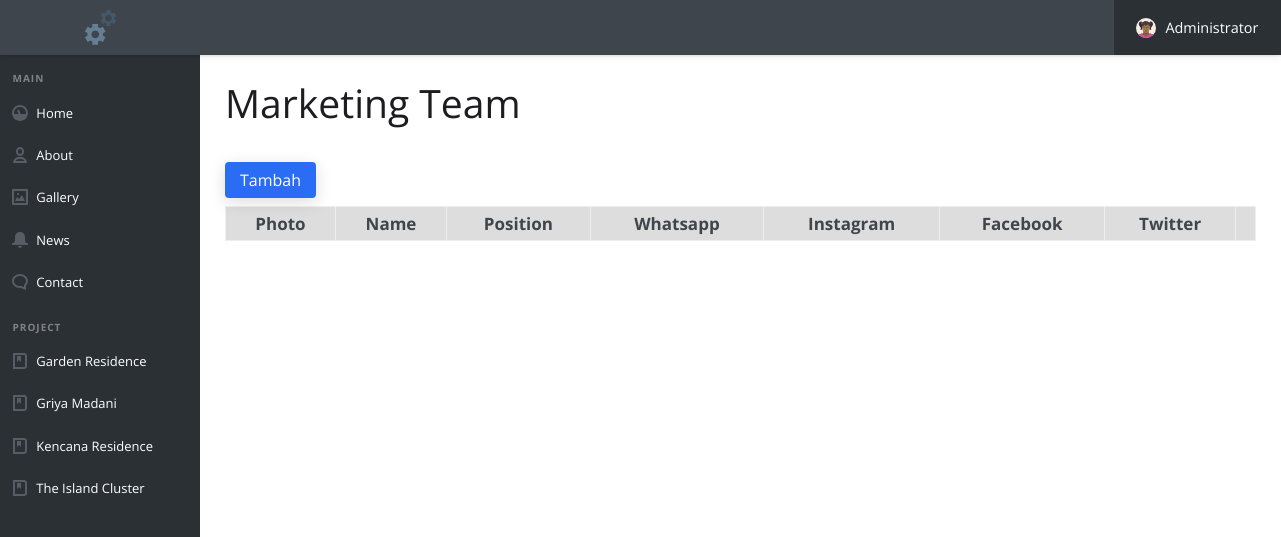
The page /adm/mot.php (signed in) on the database as committed earlier.
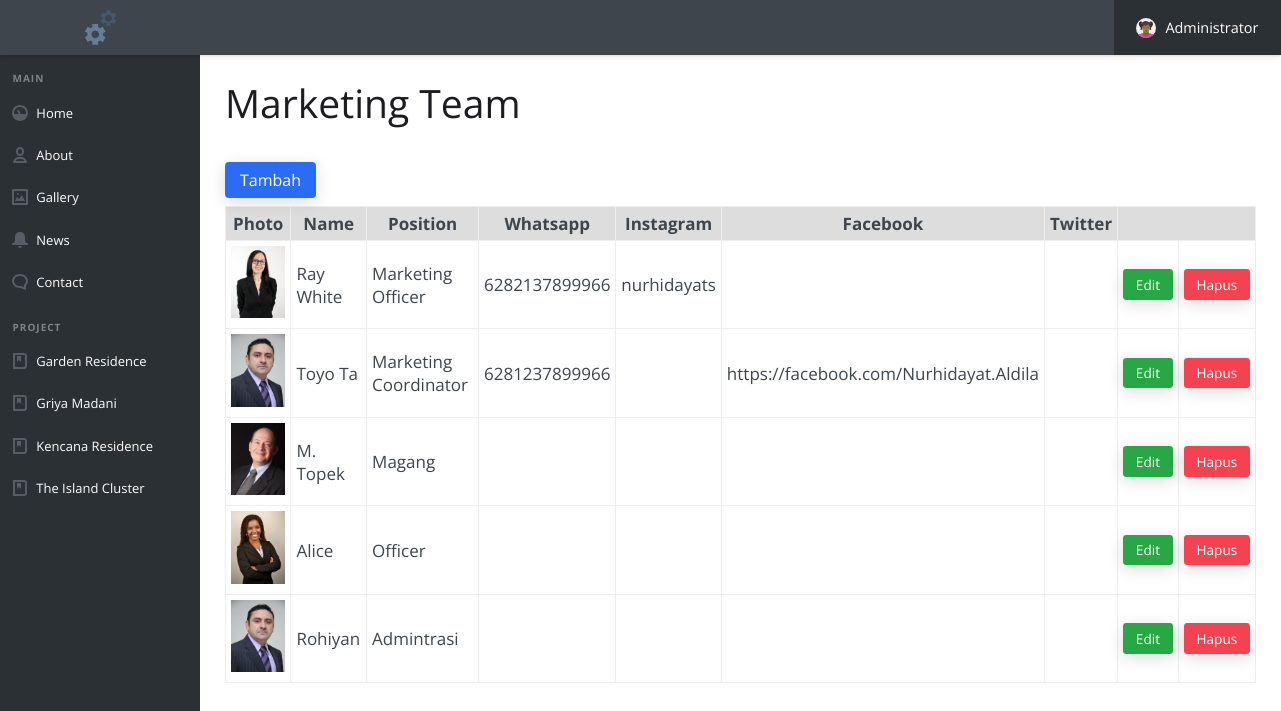
The same page on the database as committed later.
### tables this page shows
CREATE TABLE `tb_team` (
  `id_team` int(11) NOT NULL,
  `photo` longtext NOT NULL,
  `name` text NOT NULL,
  `position` text NOT NULL,
  `whatsapp` varchar(20) NOT NULL,
  `instagram` varchar(300) NOT NULL,
  `facebook` longtext NOT NULL,
  `twitter` varchar(300) NOT NULL
);

### adm/mot.php (the view, shortened to what this page needs)
<?php
include("../config/conn.php");
?>
<!doctype html>
<html lang="en">
<head>
  <link rel="stylesheet" href="assets/css/style.css">
</head>
<body>
  <?php include("includes/header.php"); ?>
  <main class="cd-main-content">
    <?php include("includes/navbar.php"); ?>
    <div class="cd-content-wrapper">
      <h2>Marketing Team</h2><br>
      <?php
      if (@$_GET['act'] == 'edit') {
        $id = $_GET['id'];
        $sql = "SELECT * FROM tb_team WHERE id_team = '$id'";
        $hasil = mysqli_query($db, $sql);
        $data = mysqli_fetch_assoc($hasil)
        ?>
        <form action="proc/proc-edit-team.php" method="post" enctype="multipart/form-data">
          <div style="overflow-x:auto;">
            <table cellpadding="5">
              <tr>
                <td>Photo</td>
                <td>:</td>
                <td>
                  <img src="../images/team/<?php echo $data['photo']; ?>" width="200"><br>
                  <input type="file" name="file">
                  <input type="hidden" name="idteam" value="<?php echo $_GET['id']; ?>">
                </td>
              </tr>
              <tr>
                <td>Name</td>
                <td>:</td>
                <td><input type="text" name="txtname" value="<?php echo $data['name']; ?>" style="width:300px"></td>
              </tr>
              <tr>
                <td>Position</td>
                <td>:</td>
                <td><input type="text" name="txtposition" value="<?php echo $data['position']; ?>"></td>
              </tr>
              <tr>
                <td>Whatsapp</td>
                <td>:</td>
                <td><input type="number" name="txtwa" value="<?php echo $data['whatsapp']; ?>" placeholder="6282137899966"></td>
              </tr>
              <tr>
                <td>Instagram</td>
                <td>:</td>
                <td><input type="text" name="txtig" value="<?php echo $data['instagram']; ?>" placeholder="username"></td>
              </tr>
              <tr>
                <td>Facebook</td>
                <td>:</td>
                <td><input type="text" name="txtfb" value="<?php echo $data['facebook']; ?>" placeholder="https://www.facebook.com/user" style="width:400px"></td>
              </tr>
              <tr>
                <td>Twitter</td>
                <td>:</td>
                <td><input type="text" name="txttw" value="<?php echo $data['twitter']; ?>" placeholder="username"></td>
              </tr>
              <tr>
                <td colspan="2" align="right"><br><input class="btn btn--primary btn--sm" type="submit" name="edit" value="Simpan"></td>
              </tr>
            </table>
          </div>
        </form>
        <div style="width:100%; border-bottom:1px solid #aaa; margin:20px 0px;"></div>
        <?php
      } else {
        ?>
        <button class="btn btn--primary btn--sm" onclick="document.getElementById('id01').style.display='block'" style="width:auto;">Tambah</button>
      <?php } ?>
      <p>
        <div style="overflow-x:auto;">
          <table cellpadding="5" width="100%" border=1>
            <tr style="background:#ddd; font-weight:bolder;">
              <th>Photo</th>
              <th>Name</th>
              <th>Position</th>
              <th>Whatsapp</th>
              <th>Instagram</th>
              <th>Facebook</th>
              <th>Twitter</th>
              <th colspan="2"></th>
            </tr>
            <?php
            $sql = "SELECT * FROM tb_team";
            $hasil = mysqli_query($db, $sql);
            while ($data = mysqli_fetch_assoc($hasil)) {
              ?>
              <tr>
                <td align="center"><img src="../images/team/<?php echo $data['photo']; ?>" width="120"></td>
                <td><?php echo $data['name']; ?></td>
                <td><?php echo $data['position']; ?></td>
                <td><?php echo $data['whatsapp']; ?></td>
                <td><?php echo $data['instagram']; ?></td>
                <td><?php echo $data['facebook']; ?></td>
                <td><?php echo $data['twitter']; ?></td>
                <td align="center"><br><a class="btn btn--primary btn--sm" style="background:#28a745;" href="?id=<?php echo $data['id_team']; ?>&act=edit">Edit</a><br><br></td>
                <td align="center"><br><a class="btn btn--accent btn--sm" href="?id=<?php echo $data['id_team']; ?>&act=del">Hapus</a><br><br></td>
              </tr>
            <?php } ?>
          </table>
        </div>
    </p>
  </div>
</main>
</body>
</html>

### adm/includes/header.php (shortened to what this page needs)
<header class="cd-main-header js-cd-main-header">
  <div class="cd-logo-wrapper">
    <a href="#0" class="cd-logo"><img src="../images/cpanel-logo.png" alt="Logo" width="35"></a>
  </div>
  <ul class="cd-nav__list js-cd-nav__list">
    <li class="cd-nav__item cd-nav__item--has-children cd-nav__item--account js-cd-item--has-children">
      <a href="#0">
        <img src="assets/img/cd-avatar.svg" alt="avatar">
        <span>Administrator</span>
      </a>
    </li>
  </ul>
</header>

### adm/includes/navbar.php (shortened to what this page needs)
<nav class="cd-side-nav js-cd-side-nav">
  <ul class="cd-side__list js-cd-side__list">
    <li class="cd-side__label"><span>Main</span></li>
    <li class="cd-side__item cd-side__item--has-children cd-side__item--overview js-cd-item--has-children">
      <a href="#0">Home</a>
    </li>
    <li class="cd-side__item cd-side__item--has-children cd-side__item--users js-cd-item--has-children">
      <a href="#0">About</a>
    </li>
    <li class="cd-side__item cd-side__item--images">
      <a href="gallery.php">Gallery</a>
    </li>
    <li class="cd-side__item cd-side__item--has-children cd-side__item--notifications js-cd-item--has-children">
      <a href="#0">News</a>
    </li>
    <li class="cd-side__item cd-side__item--has-children cd-side__item--comments js-cd-item--has-children">
      <a href="contact.php">Contact</a>
    </li>
  </ul>
  <ul class="cd-side__list js-cd-side__list">
    <li class="cd-side__label"><span>Project</span></li>
    <li class="cd-side__item cd-side__item--has-children cd-side__item--bookmarks js-cd-item--has-children">
      <a href="#0">Garden Residence</a>
    </li>
    <li class="cd-side__item cd-side__item--has-children cd-side__item--bookmarks js-cd-item--has-children">
      <a href="#0">Griya Madani</a>
    </li>
    <li class="cd-side__item cd-side__item--has-children cd-side__item--bookmarks js-cd-item--has-children">
      <a href="#0">Kencana Residence</a>
    </li>
    <li class="cd-side__item cd-side__item--has-children cd-side__item--bookmarks js-cd-item--has-children">
      <a href="#0">The Island Cluster</a>
    </li>
  </ul>
</nav>

### adm/mot.php (style rules this page uses)
table { font-size:17px; }
button { background-color: #4CAF50; color: white; padding: 14px 20px; margin: 8px 0; border: none; cursor: pointer; width: 100%; }

Rows that differ between the two databases and show on the page:
added tb_team: photo (picture), name "Ray White", position "Marketing Officer", whatsapp "6282137899966", instagram "nurhidayats"
added tb_team: photo (picture), name "Toyo Ta", position "Marketing Coordinator", whatsapp "6281237899966", facebook "https://facebook.com/Nurhidayat.Aldila"
added tb_team: photo (picture), name "M. Topek", position "Magang"
added tb_team: photo (picture), name "Alice", position "Officer"
added tb_team: photo (picture), name "Rohiyan", position "Admintrasi"
